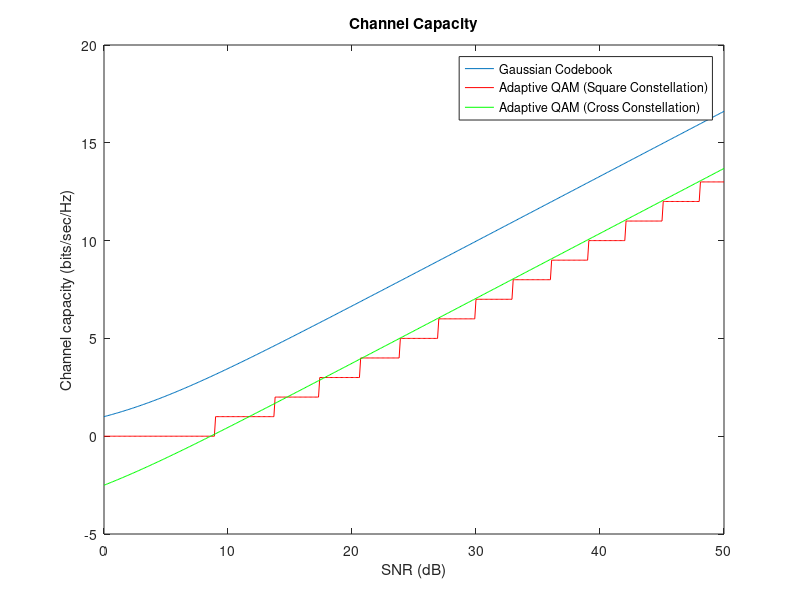

MATLAB code to generate this figure:
SNR = 0:0.1:50;
scalarSNR = 10.^(SNR/10);

awgnChannelCapacity = log2(1 + 10.^(SNR/10));



squareQAMChannelCapacity = floor(log2((1 + (3*scalarSNR)/23.4423)));
crossQAMChannelCapacity = ((log2(((32/31)* (3*scalarSNR + 1)/23.4423))));

plot(SNR,awgnChannelCapacity);
hold on;
plot(SNR,squareQAMChannelCapacity,'r');
plot(SNR,crossQAMChannelCapacity,'g');
ylabel('Channel capacity (bits/sec/Hz)');
xlabel('SNR (dB)');
title('Channel Capacity');
legend('Gaussian Codebook','Adaptive QAM (Square Constellation)','Adaptive QAM (Cross Constellation)')
